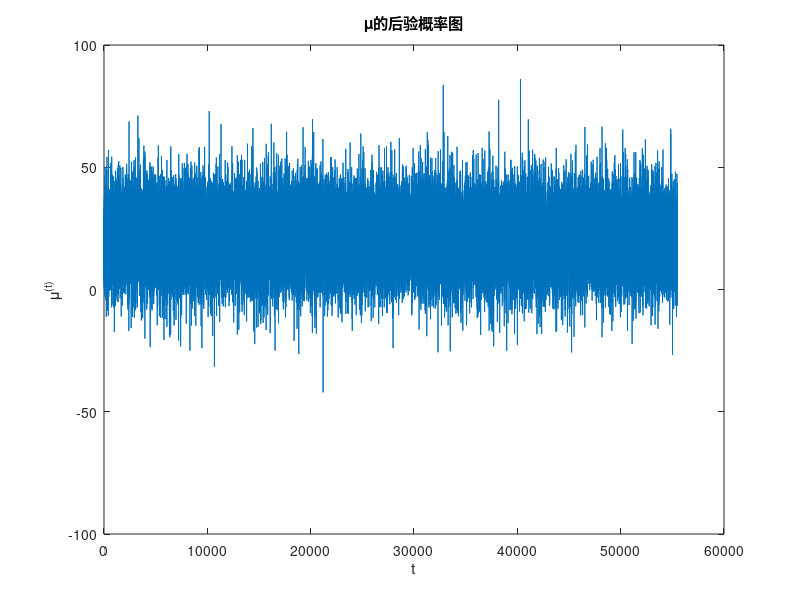
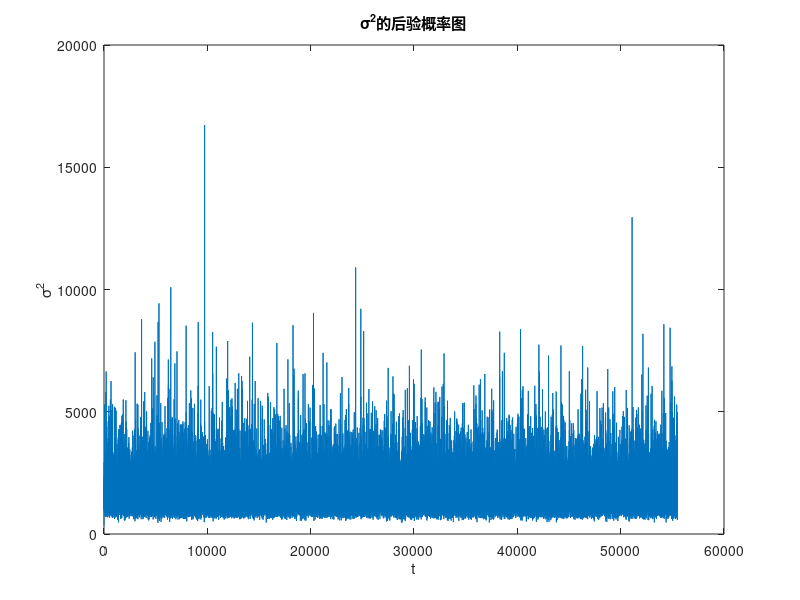
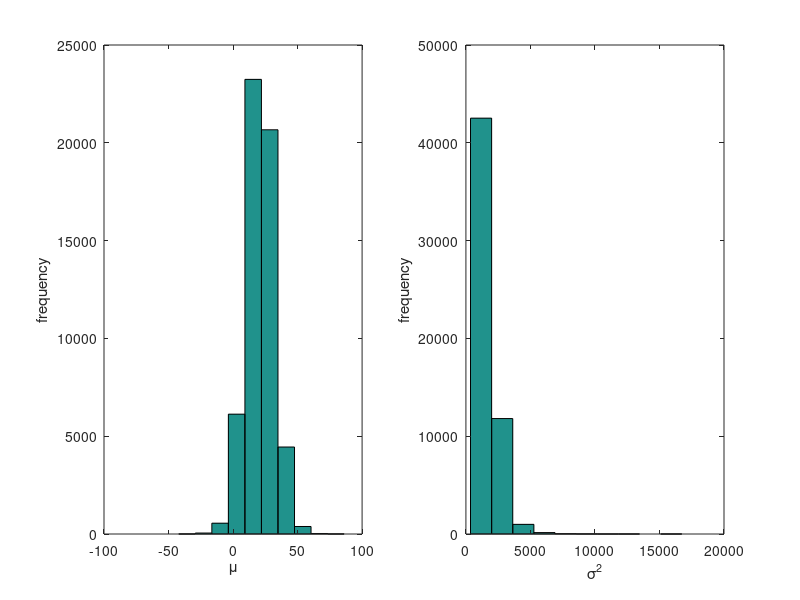

These charts were generated, in order, by the following MATLAB code:
clear all;
%玉米高度之差
data=[49,-67,8,16,6,23,28,41,14,29,56,24,75,60,-48];
x_bar=mean(data);
s2=var(data);
n=length(data);
%假设数据来自正态均值为μ，方差为σ2，无信息先验
epochs=55500;
mu=zeros(epochs,1);
sigma2=zeros(epochs,1);
%初始值
mu(1)=0;
sigma2(1)=s2/4;
for epoch=2:epochs
    chi2=chi2rnd(n);
    sigma2(epoch)=((n-1)*s2+n*(x_bar-mu(epoch-1)).^2)/chi2;
    mu(epoch)=normrnd(x_bar,sqrt(sigma2(epoch)/n));
end

figure(1)
plot(1:epochs,mu);
title('\mu的后验概率图')
xlabel('t')
ylabel('\mu^{(t)}')
figure(2)
plot(1:epochs,sigma2);
title('\sigma^2的后验概率图')
xlabel('t')
ylabel('\sigma^2')
figure(3)
subplot(1,2,1)
hist(mu)
xlabel('\mu')
ylabel('frequency')
subplot(1,2,2)
hist(sigma2)
xlabel('\sigma^2')
ylabel('frequency')


